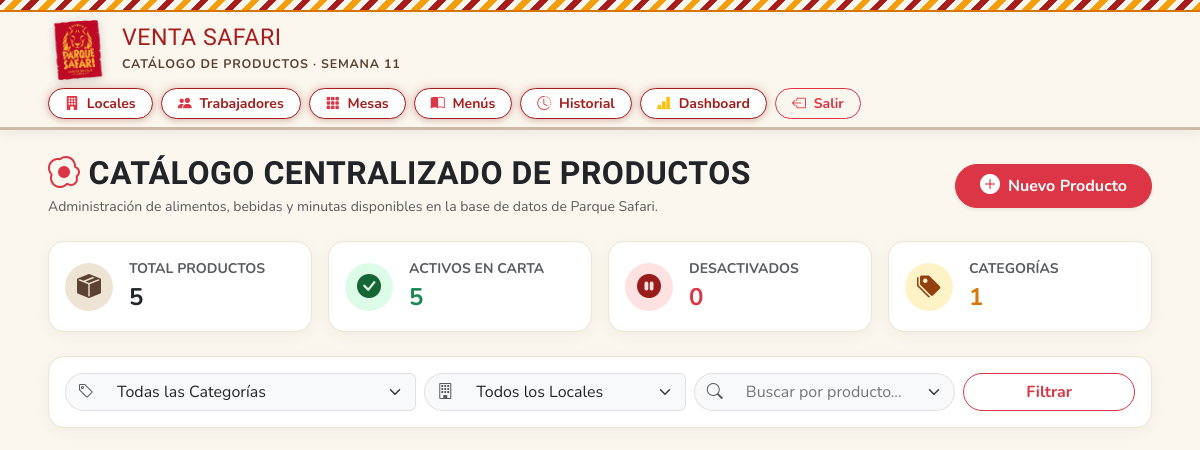
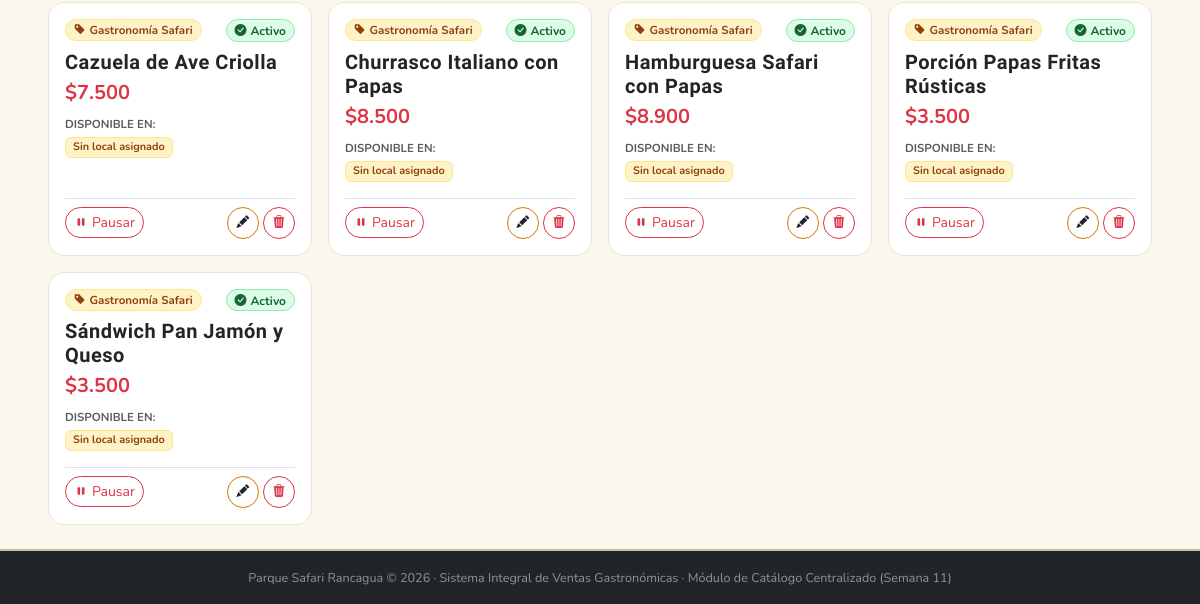
/administrador/productos/ (signed in), run on an earlier commit of the app's database (2 pictures, top to bottom).
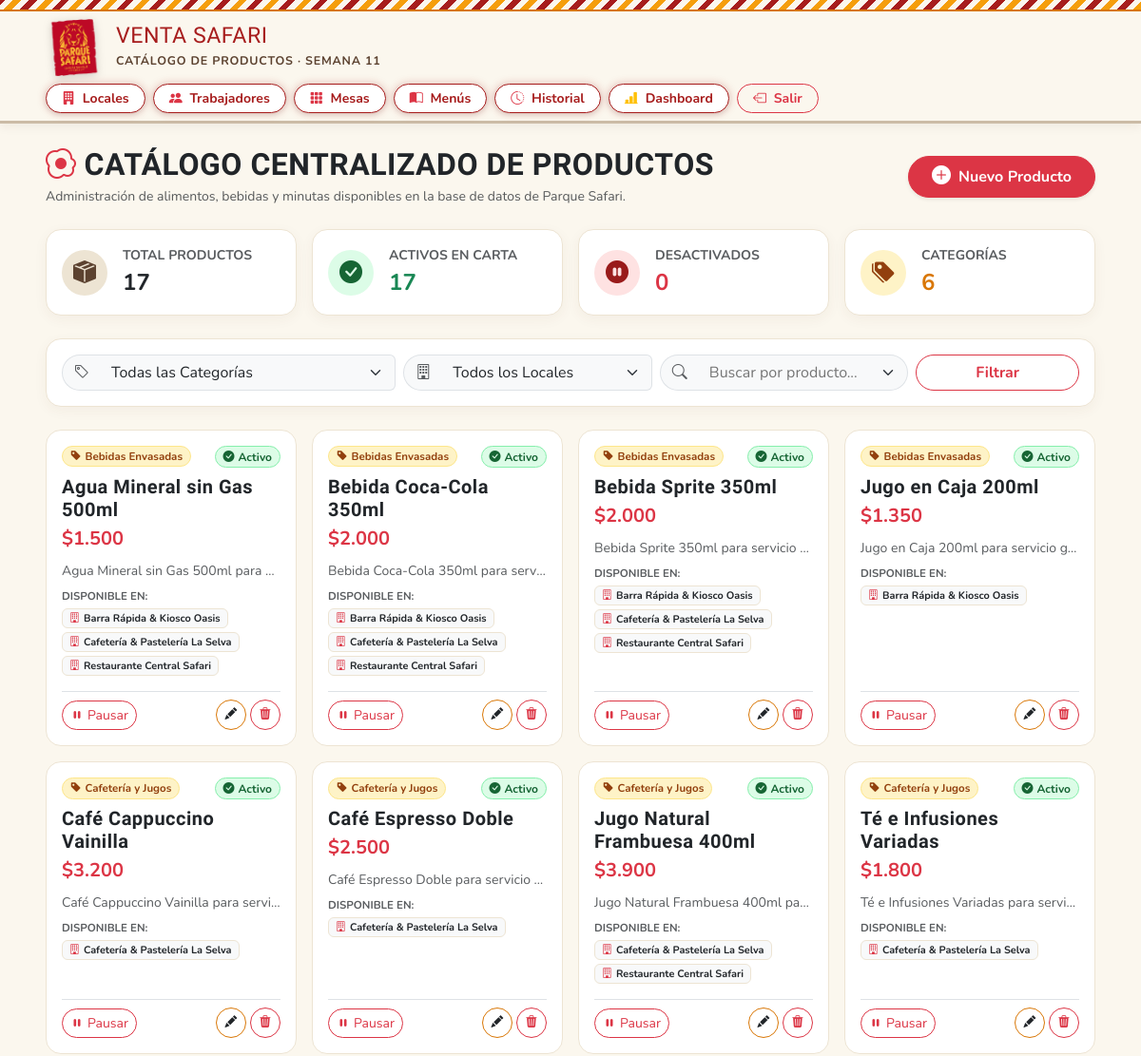
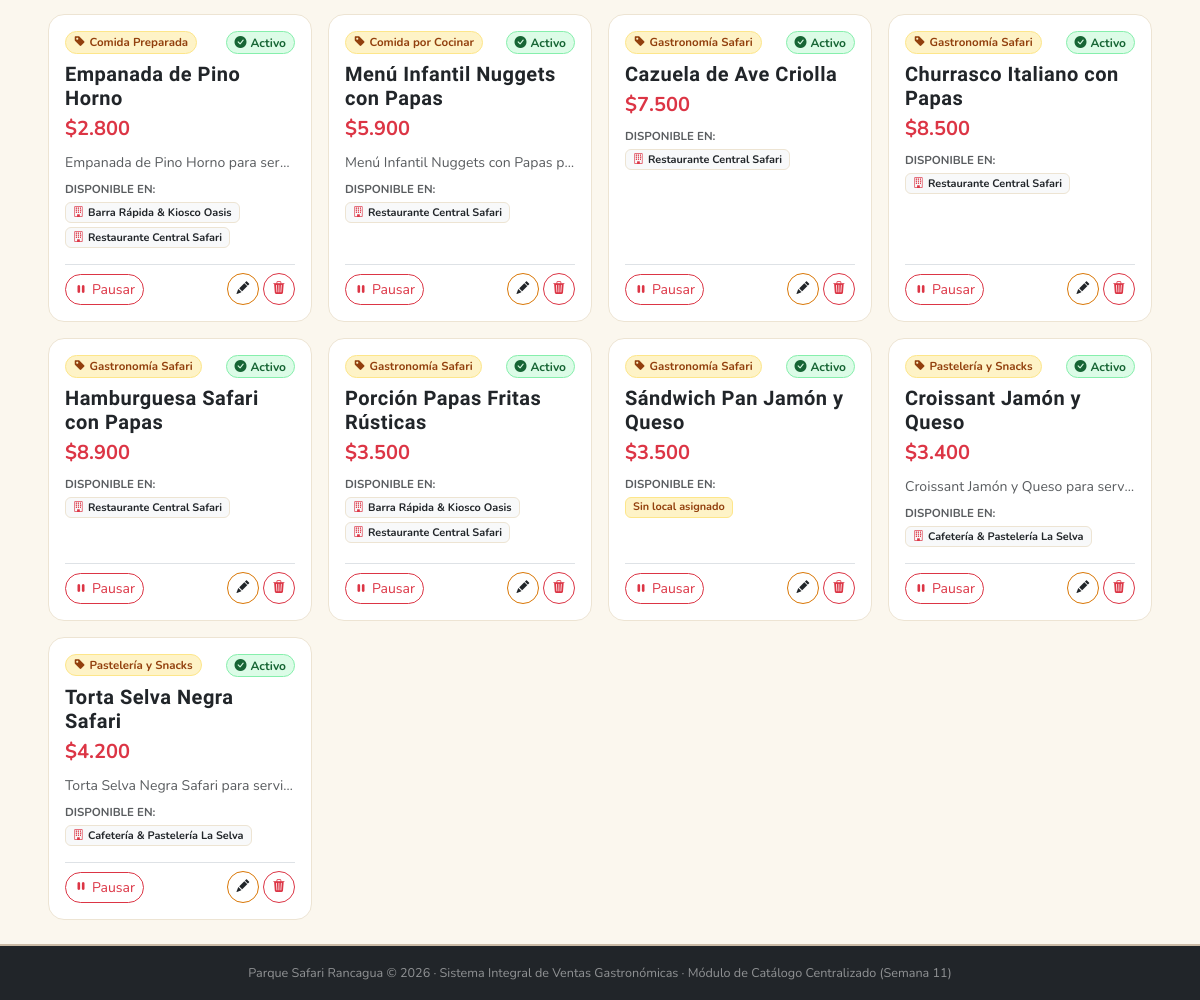
And on a later commit of the database (2 pictures, top to bottom).
### ventas/models.py (models this page shows, shortened)
class Producto(models.Model):
    nombre = models.CharField(max_length=150)
    categoria = models.ForeignKey(Categoria, on_delete=models.PROTECT, related_name='productos')
    precio_base = models.DecimalField(max_digits=10, decimal_places=2)
    descripcion = models.TextField(blank=True, null=True)
    puntos_venta = models.ManyToManyField(PuntoVenta, blank=True, related_name='productos_disponibles')
    activo = models.BooleanField(default=True)
    creado_en = models.DateTimeField(auto_now_add=True)
    class Meta:
        verbose_name = "Producto"
        verbose_name_plural = "Productos"
        ordering = ['categoria', 'nombre']

class Categoria(models.Model):
    nombre = models.CharField(max_length=100, unique=True)
    descripcion = models.TextField(blank=True, null=True)
    activo = models.BooleanField(default=True)
    class Meta:
        verbose_name = "Categoría"
        verbose_name_plural = "Categorías"
        ordering = ['nombre']

class PuntoVenta(models.Model):
    nombre = models.CharField(max_length=100, unique=True)
    tipo = models.CharField(max_length=50, blank=True, null=True, help_text="Ej: Restaurante, Cafetería, Kiosco")
    descripcion = models.TextField(blank=True, null=True)
    icono = models.CharField(max_length=50, default='bi-shop', blank=True, help_text="Ícono Bootstrap")
    color = models.CharField(max_length=20, default='#c62828', blank=True, help_text="Color distintivo hex")
    activo = models.BooleanField(default=True)
    creado_en = models.DateTimeField(auto_now_add=True)
    class Meta:
        verbose_name = "Punto de Venta"
        verbose_name_plural = "Puntos de Venta"
        ordering = ['nombre']

### ventas/views.py (the view, shortened to what this page needs)
# urls.py: path('administrador/productos/', views.administrador_productos, name='administrador_productos'),
@requiere_rol(['ADMINISTRADOR'])
def administrador_productos(request):
    categorias = Categoria.objects.filter(activo=True).order_by('nombre')
    locales = PuntoVenta.objects.filter(activo=True).order_by('id')
    cat_filtro_id = request.GET.get('categoria_id', '')
    local_filtro_id = request.GET.get('local_id', '')
    busqueda_q = request.POST.get('q', request.GET.get('q', '')).strip()
    productos_qs = Producto.objects.select_related('categoria').prefetch_related('puntos_venta').order_by('categoria__nombre', 'nombre')
    if cat_filtro_id:
        productos_qs = productos_qs.filter(categoria_id=cat_filtro_id)
    if local_filtro_id:
        productos_qs = productos_qs.filter(puntos_venta__id=local_filtro_id)
    if busqueda_q:
        productos_qs = productos_qs.filter(models.Q(nombre__icontains=busqueda_q) | models.Q(descripcion__icontains=busqueda_q))
    total_productos = productos_qs.count()
    activos_count = productos_qs.filter(activo=True).count()
    inactivos_count = total_productos - activos_count
    context = {
        'productos': productos_qs,
        'categorias': categorias,
        'locales': locales,
        'cat_filtro_id': int(cat_filtro_id) if cat_filtro_id.isdigit() else None,
        'local_filtro_id': int(local_filtro_id) if local_filtro_id.isdigit() else None,
        'busqueda_q': busqueda_q,
        'total_productos': total_productos,
        'activos_count': activos_count,
        'inactivos_count': inactivos_count,
    }
    return render(request, 'ventas/administrador_productos.html', context)

### ventas/templatetags/safari_tags.py (called while the page is built)
@register.filter(name='pesos')
def pesos(valor):
    if valor is None or valor == '':
        return '0'
    try:
        if isinstance(valor, (int, float, Decimal)):
            val = int(round(float(valor)))
        else:
            cleaned = str(valor).replace('$', '').replace('.', '').replace(',', '').strip()
            val = int(round(float(cleaned)))
        return f"{val:,}".replace(",", ".")
    except (ValueError, TypeError):
        return str(valor)

@register.filter(name='pesos_clp')
def pesos_clp(valor):
    return f"${pesos(valor)}"

### ventas/views.py (called while the page is built)
def obtener_rol_usuario(user):
    if not user.is_authenticated:
        return None
    try:
        perfil = user.perfil
        return perfil.rol
    except (PerfilEmpleado.DoesNotExist, AttributeError):
        if user.is_superuser or user.is_staff:
            return 'ADMINISTRADOR'
        return None

### ventas/templates/ventas/administrador_productos.html (shortened to what the changed rows need)
{% load static %}
{% load safari_tags %}
<!DOCTYPE html>
<html lang="es">
<head>
    <link href="https://cdn.jsdelivr.net/npm/bootstrap@5.3.3/dist/css/bootstrap.min.css" rel="stylesheet">
    <link rel="stylesheet" href="https://cdn.jsdelivr.net/npm/bootstrap-icons@1.11.3/font/bootstrap-icons.min.css">
    <link rel="stylesheet" href="{% static 'css/base.css' %}?v=3.1">
    <link rel="stylesheet" href="{% static 'css/admin.css' %}?v=3.1">
</head>
<body class="d-flex flex-column min-vh-100">
    <header class="safari-header py-2">
        <div class="container-fluid px-lg-5">
            <div class="d-flex align-items-center justify-content-between flex-wrap gap-2">
                <a href="{% url 'index' %}" class="logo-link" title="Volver a la pantalla principal">
                    <div>
                        <h1 class="brand-text-main">Venta Safari</h1>
                    </div>
                </a>
            </div>
        </div>
    </header>
    <main class="flex-grow-1 py-4">
        <div class="container-fluid px-lg-5">
            <div class="d-flex justify-content-between align-items-center flex-wrap gap-3 mb-4">
                <div>
                    <h2 class="fw-bold text-dark mb-1" style="font-family: 'Oswald', sans-serif;">
                        <i class="bi bi-egg-fried text-danger me-2"></i>CATÁLOGO CENTRALIZADO DE PRODUCTOS
                    </h2>
                </div>
            </div>
            <div class="row g-3 mb-4">
                <div class="col-6 col-md-3">
                    <div class="card card-safari rounded-4 p-3 bg-white h-100">
                        <div class="d-flex align-items-center gap-3">
                            <div>
                                <small class="text-muted fw-bold d-block">TOTAL PRODUCTOS</small>
                                <span class="fs-4 fw-bold text-dark">{{ total_productos }}</span>
                            </div>
                        </div>
                    </div>
                </div>
                <div class="col-6 col-md-3">
                    <div class="card card-safari rounded-4 p-3 bg-white h-100">
                        <div class="d-flex align-items-center gap-3">
                            <div>
                                <small class="text-muted fw-bold d-block">ACTIVOS EN CARTA</small>
                                <span class="fs-4 fw-bold text-success">{{ activos_count }}</span>
                            </div>
                        </div>
                    </div>
                </div>
                <div class="col-6 col-md-3">
                    <div class="card card-safari rounded-4 p-3 bg-white h-100">
                        <div class="d-flex align-items-center gap-3">
                            <div>
                                <small class="text-muted fw-bold d-block">CATEGORÍAS</small>
                                <span class="fs-4 fw-bold" style="color: var(--safari-yellow-dark);">{{ categorias|length }}</span>
                            </div>
                        </div>
                    </div>
                </div>
            </div>
            <div class="row g-3">
                {% for p in productos %}
                <div class="col-sm-6 col-lg-4 col-xl-3">
                    <div class="prod-card p-3 h-100 d-flex flex-column justify-content-between">
                        <div>
                            <div class="d-flex justify-content-between align-items-start mb-2">
                                <span class="badge badge-cat px-2 py-1 rounded-pill fw-bold">
                                    <i class="bi bi-tag-fill me-1"></i>{{ p.categoria.nombre }}
                                </span>
                                {% if p.activo %}
                                <span class="badge badge-status-success rounded-pill px-2 py-1 small fw-bold">
                                    <i class="bi bi-check-circle-fill me-1"></i>Activo
                                </span>
                                {% else %}
                                <span class="badge badge-status-danger rounded-pill px-2 py-1 small fw-bold">
                                    <i class="bi bi-pause-circle-fill me-1"></i>Inactivo
                                </span>
                                {% endif %}
                            </div>
                            <h5 class="fw-bold text-dark mb-1">{{ p.nombre }}</h5>
                            <div class="fs-5 fw-bold text-danger mb-2">
                                {{ p.precio_base|pesos_clp }}
                            </div>
                            {% if p.descripcion %}
                            <p class="text-muted small mb-2 text-truncate" title="{{ p.descripcion }}">
                                {{ p.descripcion }}
                            </p>
                            {% endif %}
                            <div class="mb-3">
                                <small class="text-muted fw-bold d-block mb-1" style="font-size: 0.72rem;">DISPONIBLE EN:</small>
                                <div class="d-flex flex-wrap gap-1">
                                    {% for pv in p.puntos_venta.all %}
                                    <span class="badge bg-light text-dark border small" style="font-size: 0.68rem; border-color: var(--safari-cafe-pastel) !important;">
                                        <i class="bi bi-building text-danger me-1"></i>{{ pv.nombre }}
                                    </span>
                                    {% empty %}
                                    <span class="badge badge-status-warning small" style="font-size: 0.68rem;">
                                        Sin local asignado
                                    </span>
                                    {% endfor %}
                                </div>
                            </div>
                        </div>
                        <div class="pt-2 border-top d-flex justify-content-between align-items-center">
                            <form method="POST" action="{% url 'administrador_productos' %}" class="d-inline">
                                {% if p.activo %}
                                <button type="submit" class="btn btn-sm btn-outline-danger rounded-pill px-2 py-1" title="Pausar o desactivar producto de la carta">
                                    <i class="bi bi-pause-fill me-1"></i>Pausar
                                </button>
                                {% else %}
                                <button type="submit" class="btn btn-sm btn-outline-success rounded-pill px-2 py-1" title="Reactivar producto en la carta">
                                    <i class="bi bi-play-fill me-1"></i>Activar
                                </button>
                                {% endif %}
                            </form>
                            <div class="d-flex gap-1">
                                <button type="button" class="btn btn-sm btn-outline-warning text-dark rounded-circle p-0 d-flex align-items-center justify-content-center" style="width: 32px; height: 32px; border-color: var(--safari-yellow-dark);" data-bs-toggle="modal" data-bs-target="#modalEditarProducto_{{ p.id }}" title="Modificar Producto">
                                    <i class="bi bi-pencil-fill" style="font-size: 0.8rem;"></i>
                                </button>
                                <button type="button" class="btn btn-sm btn-outline-danger rounded-circle p-0 d-flex align-items-center justify-content-center" style="width: 32px; height: 32px;" data-bs-toggle="modal" data-bs-target="#modalEliminarProducto_{{ p.id }}" title="Eliminar Producto">
                                    <i class="bi bi-trash3-fill" style="font-size: 0.8rem;"></i>
                                </button>
                            </div>
                        </div>
                    </div>
                </div>
                {% endfor %}
            </div>
        </div>
    </main>
</body>
</html>

What changed in the data, as far as the page shows it:
added Producto: categoria.nombre "Bebidas Envasadas", activo True (drawn), nombre "Agua Mineral sin Gas 500ml", precio_base|pesos_clp "$1.500", descripcion "Agua Mineral sin Gas 500ml para…"
now on this page (row unchanged): PuntoVenta: nombre "Barra Rápida & Kiosco Oasis"
now on this page (row unchanged): PuntoVenta: nombre "Cafetería & Pastelería La Selva"
now on this page (row unchanged): PuntoVenta: nombre "Restaurante Central Safari"
added Producto: categoria.nombre "Bebidas Envasadas", activo True (drawn), nombre "Bebida Coca-Cola 350ml", precio_base|pesos_clp "$2.000", descripcion "Bebida Coca-Cola 350ml para serv…"
added Producto: categoria.nombre "Bebidas Envasadas", activo True (drawn), nombre "Bebida Sprite 350ml", precio_base|pesos_clp "$2.000", descripcion "Bebida Sprite 350ml para servicio…"
added Producto: categoria.nombre "Bebidas Envasadas", activo True (drawn), nombre "Jugo en Caja 200ml", precio_base|pesos_clp "$1.350", descripcion "Jugo en Caja 200ml para servicio g…"
added Producto: categoria.nombre "Cafetería y Jugos", activo True (drawn), nombre "Café Cappuccino Vainilla", precio_base|pesos_clp "$3.200", descripcion "Café Cappuccino Vainilla para servi…"
added Producto: categoria.nombre "Cafetería y Jugos", activo True (drawn), nombre "Café Espresso Doble", precio_base|pesos_clp "$2.500", descripcion "Café Espresso Doble para servicio…"
added Producto: categoria.nombre "Cafetería y Jugos", activo True (drawn), nombre "Jugo Natural Frambuesa 400ml", precio_base|pesos_clp "$3.900", descripcion "Jugo Natural Frambuesa 400ml pa…"
added Producto: categoria.nombre "Cafetería y Jugos", activo True (drawn), nombre "Té e Infusiones Variadas", precio_base|pesos_clp "$1.800", descripcion "Té e Infusiones Variadas para servi…"
added Producto: categoria.nombre "Comida Preparada", activo True (drawn), nombre "Empanada de Pino Horno", precio_base|pesos_clp "$2.800", descripcion "Empanada de Pino Horno para ser…"
added Producto: categoria.nombre "Comida por Cocinar", activo True (drawn), nombre "Menú Infantil Nuggets con Papas", precio_base|pesos_clp "$5.900", descripcion "Menú Infantil Nuggets con Papas p…"
shown differently, row unchanged: Producto "Cazuela de Ave Criolla": no longer shows "Sin local asignado"
shown differently, row unchanged: Producto "Churrasco Italiano con Papas": no longer shows "Sin local asignado"
shown differently, row unchanged: Producto "Hamburguesa Safari con Papas": no longer shows "Sin local asignado"
shown differently, row unchanged: Producto "Porción Papas Fritas Rústicas": no longer shows "Sin local asignado"
added Producto: categoria.nombre "Pastelería y Snacks", activo True (drawn), nombre "Croissant Jamón y Queso", precio_base|pesos_clp "$3.400", descripcion "Croissant Jamón y Queso para serv…"
added Producto: categoria.nombre "Pastelería y Snacks", activo True (drawn), nombre "Torta Selva Negra Safari", precio_base|pesos_clp "$4.200", descripcion "Torta Selva Negra Safari para servi…"
Also different on the page:
{{ total_productos }}: "5" → "17"
{{ activos_count }}: "5" → "17"
{{ categorias|length }}: "1" → "6"
